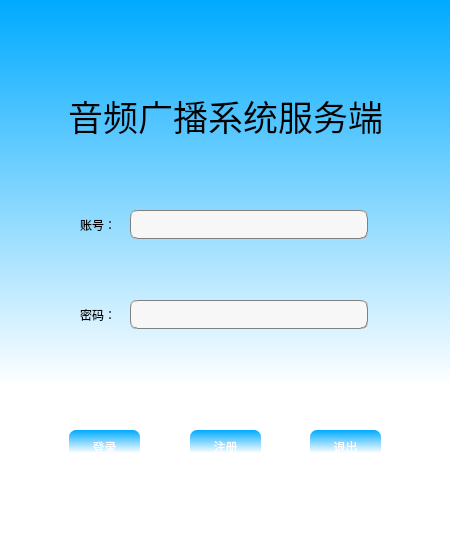
<?xml version="1.0" encoding="UTF-8"?>
<ui version="4.0">
 <class>BroadcastMain</class>
 <widget class="QWidget" name="BroadcastMain">
  <property name="geometry">
   <rect>
    <x>0</x>
    <y>0</y>
    <width>450</width>
    <height>550</height>
   </rect>
  </property>
  <property name="windowTitle">
   <string>BroadcastMain</string>
  </property>
  <widget class="QStackedWidget" name="stackedWidget">
   <property name="geometry">
    <rect>
     <x>0</x>
     <y>0</y>
     <width>450</width>
     <height>550</height>
    </rect>
   </property>
   <property name="styleSheet">
    <string notr="true">background-color: qlineargradient(spread:pad, x1:0, y1:0, x2:0, y2:0.7, stop:0 rgba(0, 170, 255, 255), stop:1 rgba(255, 255, 255, 255))</string>
   </property>
   <property name="currentIndex">
    <number>0</number>
   </property>
   <widget class="QWidget" name="page">
    <widget class="QLineEdit" name="user_name">
     <property name="geometry">
      <rect>
       <x>130</x>
       <y>210</y>
       <width>238</width>
       <height>29</height>
      </rect>
     </property>
     <property name="styleSheet">
      <string notr="true">background-color: rgb(247, 247, 247);
border:1px groove gray;border-radius:
7px;padding:2px 4px;
font: 10pt &quot;Candara&quot;;</string>
     </property>
    </widget>
    <widget class="QLabel" name="label">
     <property name="geometry">
      <rect>
       <x>80</x>
       <y>180</y>
       <width>51</width>
       <height>89</height>
      </rect>
     </property>
     <property name="styleSheet">
      <string notr="true">background-color: rgba(255, 255, 255, 0)</string>
     </property>
     <property name="text">
      <string>账号：</string>
     </property>
    </widget>
    <widget class="QLineEdit" name="user_pwd">
     <property name="geometry">
      <rect>
       <x>130</x>
       <y>300</y>
       <width>238</width>
       <height>29</height>
      </rect>
     </property>
     <property name="styleSheet">
      <string notr="true">background-color: rgb(247, 247, 247);
border:1px groove gray;border-radius:
7px;padding:2px 4px;
font: 10pt &quot;Candara&quot;;</string>
     </property>
     <property name="echoMode">
      <enum>QLineEdit::Password</enum>
     </property>
    </widget>
    <widget class="QLabel" name="label_2">
     <property name="geometry">
      <rect>
       <x>80</x>
       <y>270</y>
       <width>51</width>
       <height>89</height>
      </rect>
     </property>
     <property name="styleSheet">
      <string notr="true">background-color: rgba(85, 255, 255, 0)</string>
     </property>
     <property name="text">
      <string>密码：</string>
     </property>
    </widget>
    <widget class="QPushButton" name="logon">
     <property name="geometry">
      <rect>
       <x>69</x>
       <y>430</y>
       <width>71</width>
       <height>33</height>
      </rect>
     </property>
     <property name="styleSheet">
      <string notr="true">background-color: qlineargradient(spread:pad, x1:0.52, y1:1, x2:0.54, y2:0, 
stop:0.0112994 rgba(64, 145, 252, 255), 
stop:1 rgba(255, 255, 255, 255));
color: rgb(255, 255, 255);
 
border:0px groove gray;border-radius:
7px;padding:2px 4px;
font: 14pt &quot;Candara&quot;;</string>
     </property>
     <property name="text">
      <string>登录</string>
     </property>
    </widget>
    <widget class="QPushButton" name="register_2">
     <property name="geometry">
      <rect>
       <x>190</x>
       <y>430</y>
       <width>71</width>
       <height>33</height>
      </rect>
     </property>
     <property name="styleSheet">
      <string notr="true">background-color: qlineargradient(spread:pad, x1:0.52, y1:1, x2:0.54, y2:0, 
stop:0.0112994 rgba(64, 145, 252, 255), 
stop:1 rgba(255, 255, 255, 255));
color: rgb(255, 255, 255);
 
border:0px groove gray;border-radius:
7px;padding:2px 4px;
font: 14pt &quot;Candara&quot;;</string>
     </property>
     <property name="text">
      <string>注册</string>
     </property>
    </widget>
    <widget class="QPushButton" name="exit">
     <property name="geometry">
      <rect>
       <x>310</x>
       <y>430</y>
       <width>71</width>
       <height>33</height>
      </rect>
     </property>
     <property name="styleSheet">
      <string notr="true">background-color: qlineargradient(spread:pad, x1:0.52, y1:1, x2:0.54, y2:0, 
stop:0.0112994 rgba(64, 145, 252, 255), 
stop:1 rgba(255, 255, 255, 255));
color: rgb(255, 255, 255);
 
border:0px groove gray;border-radius:
7px;padding:2px 4px;
font: 14pt &quot;Candara&quot;;</string>
     </property>
     <property name="text">
      <string>退出</string>
     </property>
    </widget>
    <widget class="QLabel" name="label_6">
     <property name="geometry">
      <rect>
       <x>40</x>
       <y>50</y>
       <width>371</width>
       <height>131</height>
      </rect>
     </property>
     <property name="styleSheet">
      <string notr="true">background-color: rgba(255, 255, 255, 0);
font-size: 35px </string>
     </property>
     <property name="text">
      <string>音频广播系统服务端</string>
     </property>
     <property name="textFormat">
      <enum>Qt::AutoText</enum>
     </property>
     <property name="alignment">
      <set>Qt::AlignCenter</set>
     </property>
    </widget>
   </widget>
   <widget class="QWidget" name="page_2">
    <widget class="QLineEdit" name="newuser_name">
     <property name="geometry">
      <rect>
       <x>130</x>
       <y>140</y>
       <width>238</width>
       <height>29</height>
      </rect>
     </property>
     <property name="styleSheet">
      <string notr="true">background-color: rgb(247, 247, 247);
border:1px groove gray;border-radius:
7px;padding:2px 4px;
font: 10pt &quot;Candara&quot;;</string>
     </property>
     <property name="placeholderText">
      <string>请输入未注册的账号</string>
     </property>
    </widget>
    <widget class="QLabel" name="label_5">
     <property name="geometry">
      <rect>
       <x>80</x>
       <y>110</y>
       <width>51</width>
       <height>89</height>
      </rect>
     </property>
     <property name="styleSheet">
      <string notr="true">background-color: rgba(255, 255, 255, 0)</string>
     </property>
     <property name="text">
      <string>账号：</string>
     </property>
    </widget>
    <widget class="QLineEdit" name="newuser_pwd1">
     <property name="geometry">
      <rect>
       <x>130</x>
       <y>230</y>
       <width>238</width>
       <height>29</height>
      </rect>
     </property>
     <property name="styleSheet">
      <string notr="true">background-color: rgb(247, 247, 247);
border:1px groove gray;border-radius:
7px;padding:2px 4px;
font: 10pt &quot;Candara&quot;;</string>
     </property>
     <property name="echoMode">
      <enum>QLineEdit::Password</enum>
     </property>
     <property name="placeholderText">
      <string>请输入新密码</string>
     </property>
    </widget>
    <widget class="QLabel" name="label_3">
     <property name="geometry">
      <rect>
       <x>80</x>
       <y>200</y>
       <width>51</width>
       <height>89</height>
      </rect>
     </property>
     <property name="styleSheet">
      <string notr="true">background-color: rgba(255, 255, 255, 0)</string>
     </property>
     <property name="text">
      <string>密码：</string>
     </property>
    </widget>
    <widget class="QLineEdit" name="newuser_pwd2">
     <property name="geometry">
      <rect>
       <x>130</x>
       <y>320</y>
       <width>238</width>
       <height>29</height>
      </rect>
     </property>
     <property name="styleSheet">
      <string notr="true">background-color: rgb(247, 247, 247);
border:1px groove gray;border-radius:
7px;padding:2px 4px;
font: 10pt &quot;Candara&quot;;</string>
     </property>
     <property name="echoMode">
      <enum>QLineEdit::Password</enum>
     </property>
     <property name="placeholderText">
      <string>请输入新密码与上面保持一致</string>
     </property>
    </widget>
    <widget class="QLabel" name="label_4">
     <property name="geometry">
      <rect>
       <x>50</x>
       <y>290</y>
       <width>81</width>
       <height>89</height>
      </rect>
     </property>
     <property name="styleSheet">
      <string notr="true">background-color: rgba(255, 255, 255, 0)</string>
     </property>
     <property name="text">
      <string>确认密码：</string>
     </property>
    </widget>
    <widget class="QPushButton" name="register_3">
     <property name="geometry">
      <rect>
       <x>80</x>
       <y>430</y>
       <width>70</width>
       <height>33</height>
      </rect>
     </property>
     <property name="styleSheet">
      <string notr="true">background-color: qlineargradient(spread:pad, x1:0.52, y1:1, x2:0.54, y2:0, 
stop:0.0112994 rgba(64, 145, 252, 255), 
stop:1 rgba(255, 255, 255, 255));
color: rgb(255, 255, 255);
 
border:0px groove gray;border-radius:
7px;padding:2px 4px;
font: 14pt &quot;Candara&quot;;</string>
     </property>
     <property name="text">
      <string>注册</string>
     </property>
    </widget>
    <widget class="QPushButton" name="return_2">
     <property name="geometry">
      <rect>
       <x>300</x>
       <y>430</y>
       <width>70</width>
       <height>33</height>
      </rect>
     </property>
     <property name="styleSheet">
      <string notr="true">background-color: qlineargradient(spread:pad, x1:0.52, y1:1, x2:0.54, y2:0, 
stop:0.0112994 rgba(64, 145, 252, 255), 
stop:1 rgba(255, 255, 255, 255));
color: rgb(255, 255, 255);
 
border:0px groove gray;border-radius:
7px;padding:2px 4px;
font: 14pt &quot;Candara&quot;;</string>
     </property>
     <property name="text">
      <string>返回</string>
     </property>
    </widget>
   </widget>
  </widget>
 </widget>
 <resources/>
 <connections/>
</ui>
